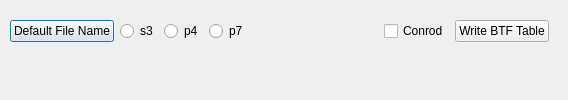
<?xml version="1.0" encoding="UTF-8"?>
<ui version="4.0">
 <class>writeTabDialog</class>
 <widget class="QDialog" name="writeTabDialog">
  <property name="geometry">
   <rect>
    <x>0</x>
    <y>0</y>
    <width>568</width>
    <height>100</height>
   </rect>
  </property>
  <property name="windowTitle">
   <string>Write ASCII Tables</string>
  </property>
  <widget class="QWidget" name="layoutWidget">
   <property name="geometry">
    <rect>
     <x>10</x>
     <y>20</y>
     <width>539</width>
     <height>65</height>
    </rect>
   </property>
   <layout class="QVBoxLayout">
    <item>
     <layout class="QHBoxLayout">
      <item>
       <widget class="QPushButton" name="defaultFilePushButton">
        <property name="text">
         <string>Default File Name</string>
        </property>
       </widget>
      </item>
      <item>
       <widget class="QRadioButton" name="s3TabRadioButton">
        <property name="text">
         <string>s3</string>
        </property>
       </widget>
      </item>
      <item>
       <widget class="QRadioButton" name="p4TabRadioButton">
        <property name="text">
         <string>p4</string>
        </property>
       </widget>
      </item>
      <item>
       <widget class="QRadioButton" name="p7TabRadioButton">
        <property name="text">
         <string>p7</string>
        </property>
       </widget>
      </item>
      <item>
       <spacer>
        <property name="orientation">
         <enum>Qt::Horizontal</enum>
        </property>
        <property name="sizeHint" stdset="0">
         <size>
          <width>41</width>
          <height>21</height>
         </size>
        </property>
       </spacer>
      </item>
      <item>
       <widget class="QCheckBox" name="conrodCheckBox">
        <property name="text">
         <string>Conrod</string>
        </property>
       </widget>
      </item>
      <item>
       <widget class="QPushButton" name="writePushButton">
        <property name="text">
         <string>Write BTF Table</string>
        </property>
        <property name="icon">
         <iconset resource="../CuteBird.qrc">
          <normaloff>:/images/stock-save.png</normaloff>:/images/stock-save.png</iconset>
        </property>
       </widget>
      </item>
     </layout>
    </item>
    <item>
     <widget class="FileLineWidget" name="tabFileLineWidget" native="true"/>
    </item>
   </layout>
  </widget>
 </widget>
 <customwidgets>
  <customwidget>
   <class>FileLineWidget</class>
   <extends>QWidget</extends>
   <header>fileLineWidget.h</header>
  </customwidget>
 </customwidgets>
 <resources>
  <include location="../CuteBird.qrc"/>
 </resources>
 <connections/>
</ui>
